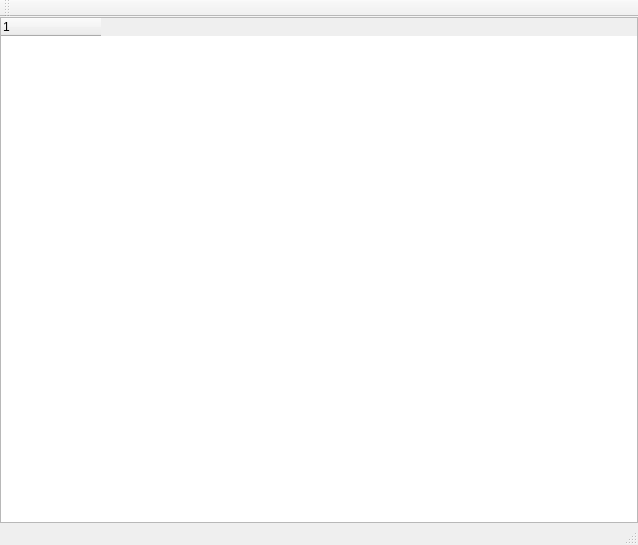
<?xml version="1.0" encoding="UTF-8"?>
<ui version="4.0">
 <class>main_windown_tree</class>
 <widget class="QMainWindow" name="main_windown_tree">
  <property name="geometry">
   <rect>
    <x>0</x>
    <y>0</y>
    <width>638</width>
    <height>545</height>
   </rect>
  </property>
  <property name="windowTitle">
   <string>Slits</string>
  </property>
  <widget class="QWidget" name="central_widget">
   <layout class="QVBoxLayout" name="verticalLayout">
    <property name="spacing">
     <number>0</number>
    </property>
    <property name="margin">
     <number>0</number>
    </property>
    <item>
     <widget class="QTreeWidget" name="tree">
      <property name="animated">
       <bool>true</bool>
      </property>
      <attribute name="headerStretchLastSection">
       <bool>false</bool>
      </attribute>
     </widget>
    </item>
   </layout>
  </widget>
  <widget class="QStatusBar" name="status_bar"/>
  <widget class="QToolBar" name="main_toolbar">
   <property name="windowTitle">
    <string>toolBar</string>
   </property>
   <attribute name="toolBarArea">
    <enum>TopToolBarArea</enum>
   </attribute>
   <attribute name="toolBarBreak">
    <bool>false</bool>
   </attribute>
  </widget>
 </widget>
 <resources/>
 <connections/>
</ui>
